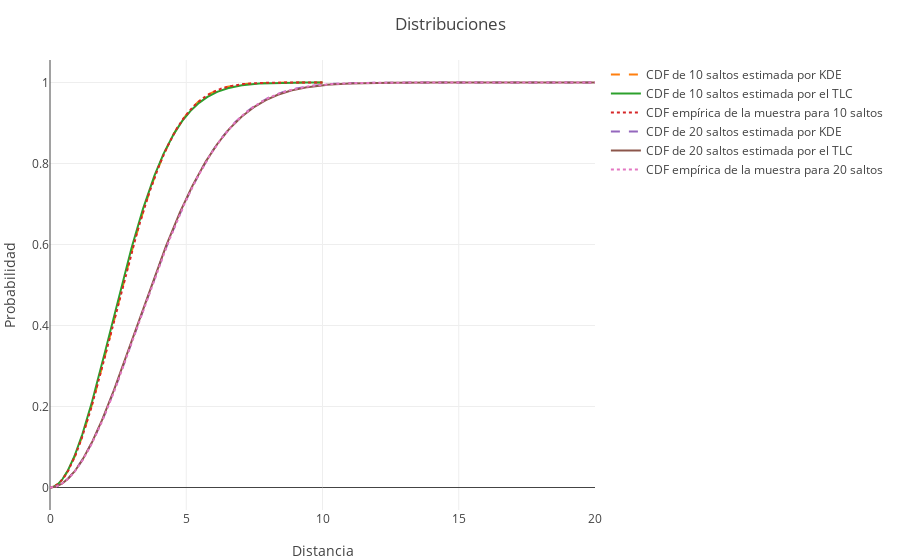

The code cell stored with this chart in its notebook:
### Markdown cell above
Y si en vez de ver las densidades queremos ver las distribuciones, entonces

### Code cell
p(10,20,cdf=1)

### Figure 1 — Plotly figure (JSON) as saved in the notebook; plotly's stock layout.template omitted (floating-point values rounded to 4 significant figures; data arrays with more than 128 entries replaced by an {"elided": "..."} marker saying what was removed)
{"data": [{"type": "scatter"}, {"line": {"dash": "dash"}, "name": "CDF de 10 saltos estimada por KDE", "type": "scatter", "x": {"elided": "1001 float values"}, "y": {"elided": "1001 float values"}}, {"name": "CDF de 10 saltos estimada por el TLC", "type": "scatter", "x": {"elided": "1001 float values"}, "y": {"elided": "1001 float values"}}, {"line": {"dash": "dot"}, "name": "CDF empírica de la muestra para 10 saltos", "type": "scatter", "x": {"elided": "1001 float values"}, "y": {"elided": "1001 float values"}}, {"line": {"dash": "dash"}, "name": "CDF de 20 saltos estimada por KDE", "type": "scatter", "x": {"elided": "1001 float values"}, "y": {"elided": "1001 float values"}}, {"name": "CDF de 20 saltos estimada por el TLC", "type": "scatter", "x": {"elided": "1001 float values"}, "y": {"elided": "1001 float values"}}, {"line": {"dash": "dot"}, "name": "CDF empírica de la muestra para 20 saltos", "type": "scatter", "x": {"elided": "1001 float values"}, "y": {"elided": "1001 float values"}}], "layout": {"margin": {"b": 50, "l": 50, "r": 50, "t": 60}, "title": "Distribuciones", "xaxis": {"title": "Distancia"}, "yaxis": {"title": "Probabilidad"}}}
